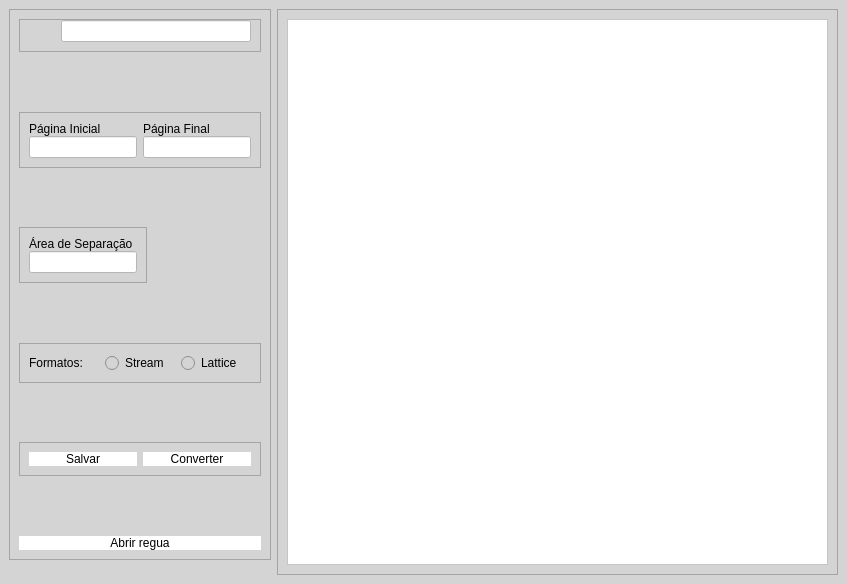
<?xml version="1.0" encoding="UTF-8"?>
<ui version="4.0">
 <class>Conversor</class>
 <widget class="QMainWindow" name="Conversor">
  <property name="geometry">
   <rect>
    <x>0</x>
    <y>0</y>
    <width>847</width>
    <height>584</height>
   </rect>
  </property>
  <property name="windowTitle">
   <string>MainWindow</string>
  </property>
  <property name="styleSheet">
   <string notr="true">background-color: rgb(212, 212, 212);</string>
  </property>
  <widget class="QWidget" name="centralwidget">
   <layout class="QHBoxLayout" name="horizontalLayout">
    <item alignment="Qt::AlignTop">
     <widget class="QFrame" name="frame_menu">
      <property name="sizePolicy">
       <sizepolicy hsizetype="Fixed" vsizetype="Fixed">
        <horstretch>0</horstretch>
        <verstretch>0</verstretch>
       </sizepolicy>
      </property>
      <property name="maximumSize">
       <size>
        <width>371</width>
        <height>551</height>
       </size>
      </property>
      <property name="styleSheet">
       <string notr="true">background-color: rgb(212, 212, 212);</string>
      </property>
      <property name="frameShape">
       <enum>QFrame::StyledPanel</enum>
      </property>
      <property name="frameShadow">
       <enum>QFrame::Raised</enum>
      </property>
      <layout class="QVBoxLayout" name="verticalLayout">
       <item>
        <widget class="QFrame" name="frame_1">
         <property name="sizePolicy">
          <sizepolicy hsizetype="Preferred" vsizetype="Expanding">
           <horstretch>0</horstretch>
           <verstretch>0</verstretch>
          </sizepolicy>
         </property>
         <property name="styleSheet">
          <string notr="true"/>
         </property>
         <property name="frameShape">
          <enum>QFrame::StyledPanel</enum>
         </property>
         <property name="frameShadow">
          <enum>QFrame::Raised</enum>
         </property>
         <layout class="QHBoxLayout" name="horizontalLayout_2">
          <property name="spacing">
           <number>0</number>
          </property>
          <property name="topMargin">
           <number>0</number>
          </property>
          <item>
           <widget class="QPushButton" name="pesquisar_bt">
            <property name="styleSheet">
             <string notr="true">QPushButton{
	border:none;
}

QPushButton:hover{
	border-image: url(:icons/icons/add_circle_att.png);
	background-repeat: no-repeat;
}</string>
            </property>
            <property name="text">
             <string/>
            </property>
            <property name="icon">
             <iconset resource="icons.qrc">
              <normaloff>:/icons/icons/add_circle.png</normaloff>:/icons/icons/add_circle.png</iconset>
            </property>
            <property name="iconSize">
             <size>
              <width>35</width>
              <height>40</height>
             </size>
            </property>
           </widget>
          </item>
          <item>
           <widget class="QLineEdit" name="caminho_ql">
            <property name="styleSheet">
             <string notr="true">background-color: rgb(255, 255, 255);</string>
            </property>
           </widget>
          </item>
         </layout>
        </widget>
       </item>
       <item>
        <spacer name="verticalSpacer">
         <property name="orientation">
          <enum>Qt::Vertical</enum>
         </property>
         <property name="sizeType">
          <enum>QSizePolicy::Expanding</enum>
         </property>
         <property name="sizeHint" stdset="0">
          <size>
           <width>20</width>
           <height>200</height>
          </size>
         </property>
        </spacer>
       </item>
       <item>
        <widget class="QFrame" name="frame_2">
         <property name="styleSheet">
          <string notr="true"/>
         </property>
         <property name="frameShape">
          <enum>QFrame::StyledPanel</enum>
         </property>
         <property name="frameShadow">
          <enum>QFrame::Raised</enum>
         </property>
         <layout class="QHBoxLayout" name="horizontalLayout_3">
          <item>
           <layout class="QVBoxLayout" name="verticalLayout_3">
            <property name="spacing">
             <number>0</number>
            </property>
            <item>
             <widget class="QLabel" name="pg_inicial">
              <property name="sizePolicy">
               <sizepolicy hsizetype="Expanding" vsizetype="Expanding">
                <horstretch>0</horstretch>
                <verstretch>100</verstretch>
               </sizepolicy>
              </property>
              <property name="minimumSize">
               <size>
                <width>0</width>
                <height>0</height>
               </size>
              </property>
              <property name="maximumSize">
               <size>
                <width>75</width>
                <height>100</height>
               </size>
              </property>
              <property name="text">
               <string>Página Inicial</string>
              </property>
             </widget>
            </item>
            <item>
             <widget class="QLineEdit" name="edit_inicial">
              <property name="minimumSize">
               <size>
                <width>0</width>
                <height>0</height>
               </size>
              </property>
              <property name="maximumSize">
               <size>
                <width>150</width>
                <height>100</height>
               </size>
              </property>
              <property name="styleSheet">
               <string notr="true">background-color: rgb(255, 255, 255);</string>
              </property>
             </widget>
            </item>
           </layout>
          </item>
          <item>
           <layout class="QVBoxLayout" name="verticalLayout_4">
            <property name="spacing">
             <number>0</number>
            </property>
            <item>
             <widget class="QLabel" name="pg_final">
              <property name="sizePolicy">
               <sizepolicy hsizetype="Expanding" vsizetype="Expanding">
                <horstretch>0</horstretch>
                <verstretch>100</verstretch>
               </sizepolicy>
              </property>
              <property name="minimumSize">
               <size>
                <width>0</width>
                <height>0</height>
               </size>
              </property>
              <property name="maximumSize">
               <size>
                <width>75</width>
                <height>100</height>
               </size>
              </property>
              <property name="text">
               <string>Página Final</string>
              </property>
             </widget>
            </item>
            <item>
             <widget class="QLineEdit" name="edit_final">
              <property name="minimumSize">
               <size>
                <width>0</width>
                <height>0</height>
               </size>
              </property>
              <property name="maximumSize">
               <size>
                <width>150</width>
                <height>100</height>
               </size>
              </property>
              <property name="styleSheet">
               <string notr="true">background-color: rgb(255, 255, 255);</string>
              </property>
             </widget>
            </item>
           </layout>
          </item>
         </layout>
        </widget>
       </item>
       <item>
        <spacer name="verticalSpacer_2">
         <property name="orientation">
          <enum>Qt::Vertical</enum>
         </property>
         <property name="sizeType">
          <enum>QSizePolicy::Expanding</enum>
         </property>
         <property name="sizeHint" stdset="0">
          <size>
           <width>20</width>
           <height>200</height>
          </size>
         </property>
        </spacer>
       </item>
       <item alignment="Qt::AlignLeft">
        <widget class="QFrame" name="frame_3">
         <property name="maximumSize">
          <size>
           <width>500</width>
           <height>16777215</height>
          </size>
         </property>
         <property name="styleSheet">
          <string notr="true"/>
         </property>
         <property name="frameShape">
          <enum>QFrame::StyledPanel</enum>
         </property>
         <property name="frameShadow">
          <enum>QFrame::Raised</enum>
         </property>
         <layout class="QHBoxLayout" name="horizontalLayout_4">
          <item>
           <layout class="QVBoxLayout" name="verticalLayout_5">
            <property name="spacing">
             <number>0</number>
            </property>
            <item>
             <widget class="QLabel" name="area_sep">
              <property name="styleSheet">
               <string notr="true"/>
              </property>
              <property name="text">
               <string>Área de Separação</string>
              </property>
             </widget>
            </item>
            <item>
             <widget class="QLineEdit" name="edit_area">
              <property name="maximumSize">
               <size>
                <width>211</width>
                <height>22</height>
               </size>
              </property>
              <property name="styleSheet">
               <string notr="true">background-color: rgb(255, 255, 255);</string>
              </property>
             </widget>
            </item>
           </layout>
          </item>
         </layout>
        </widget>
       </item>
       <item>
        <spacer name="verticalSpacer_3">
         <property name="orientation">
          <enum>Qt::Vertical</enum>
         </property>
         <property name="sizeType">
          <enum>QSizePolicy::Expanding</enum>
         </property>
         <property name="sizeHint" stdset="0">
          <size>
           <width>20</width>
           <height>200</height>
          </size>
         </property>
        </spacer>
       </item>
       <item>
        <widget class="QFrame" name="frame_4">
         <property name="styleSheet">
          <string notr="true"/>
         </property>
         <property name="frameShape">
          <enum>QFrame::StyledPanel</enum>
         </property>
         <property name="frameShadow">
          <enum>QFrame::Raised</enum>
         </property>
         <layout class="QHBoxLayout" name="horizontalLayout_5">
          <item>
           <widget class="QLabel" name="form">
            <property name="styleSheet">
             <string notr="true"/>
            </property>
            <property name="text">
             <string>Formatos:</string>
            </property>
           </widget>
          </item>
          <item>
           <widget class="QRadioButton" name="stream">
            <property name="styleSheet">
             <string notr="true"/>
            </property>
            <property name="text">
             <string>Stream</string>
            </property>
           </widget>
          </item>
          <item>
           <widget class="QRadioButton" name="lattice">
            <property name="styleSheet">
             <string notr="true"/>
            </property>
            <property name="text">
             <string>Lattice</string>
            </property>
           </widget>
          </item>
         </layout>
        </widget>
       </item>
       <item>
        <spacer name="verticalSpacer_4">
         <property name="orientation">
          <enum>Qt::Vertical</enum>
         </property>
         <property name="sizeType">
          <enum>QSizePolicy::Expanding</enum>
         </property>
         <property name="sizeHint" stdset="0">
          <size>
           <width>20</width>
           <height>200</height>
          </size>
         </property>
        </spacer>
       </item>
       <item>
        <widget class="QFrame" name="frame_5">
         <property name="styleSheet">
          <string notr="true"/>
         </property>
         <property name="frameShape">
          <enum>QFrame::StyledPanel</enum>
         </property>
         <property name="frameShadow">
          <enum>QFrame::Raised</enum>
         </property>
         <layout class="QHBoxLayout" name="horizontalLayout_6">
          <item>
           <widget class="QPushButton" name="salvar_bt">
            <property name="styleSheet">
             <string notr="true">QPushButton{
	
	background-color: rgb(255, 255, 255);
	border-radius:15px;
	
	color: rgb(0, 0, 0);
}
QPushButton:hover{
	
	background-color: rgb(100, 100, 100);

}</string>
            </property>
            <property name="text">
             <string>Salvar</string>
            </property>
           </widget>
          </item>
          <item>
           <widget class="QPushButton" name="converter_bt">
            <property name="styleSheet">
             <string notr="true">QPushButton{
	
	background-color: rgb(255, 255, 255);
	border-radius:15px;
	
	color: rgb(0, 0, 0);
}
QPushButton:hover{
	
	background-color: rgb(100, 100, 100);

}</string>
            </property>
            <property name="text">
             <string>Converter</string>
            </property>
           </widget>
          </item>
         </layout>
        </widget>
       </item>
       <item>
        <spacer name="verticalSpacer_5">
         <property name="orientation">
          <enum>Qt::Vertical</enum>
         </property>
         <property name="sizeType">
          <enum>QSizePolicy::Expanding</enum>
         </property>
         <property name="sizeHint" stdset="0">
          <size>
           <width>20</width>
           <height>200</height>
          </size>
         </property>
        </spacer>
       </item>
       <item>
        <widget class="QPushButton" name="calc_sep">
         <property name="styleSheet">
          <string notr="true">QPushButton{
	
	background-color: rgb(255, 255, 255);
	border-radius:15px;
	
	color: rgb(0, 0, 0);
}
QPushButton:hover{
	
	background-color: rgb(100, 100, 100);

}</string>
         </property>
         <property name="text">
          <string>Abrir regua</string>
         </property>
        </widget>
       </item>
      </layout>
     </widget>
    </item>
    <item>
     <widget class="QFrame" name="frame_table">
      <property name="sizePolicy">
       <sizepolicy hsizetype="Expanding" vsizetype="Expanding">
        <horstretch>0</horstretch>
        <verstretch>0</verstretch>
       </sizepolicy>
      </property>
      <property name="frameShape">
       <enum>QFrame::StyledPanel</enum>
      </property>
      <property name="frameShadow">
       <enum>QFrame::Raised</enum>
      </property>
      <layout class="QVBoxLayout" name="verticalLayout_2">
       <item>
        <widget class="QTableView" name="tableView">
         <property name="styleSheet">
          <string notr="true">background-color: rgb(255, 255, 255);</string>
         </property>
        </widget>
       </item>
      </layout>
     </widget>
    </item>
   </layout>
  </widget>
 </widget>
 <resources>
  <include location="icons.qrc"/>
 </resources>
 <connections/>
</ui>
